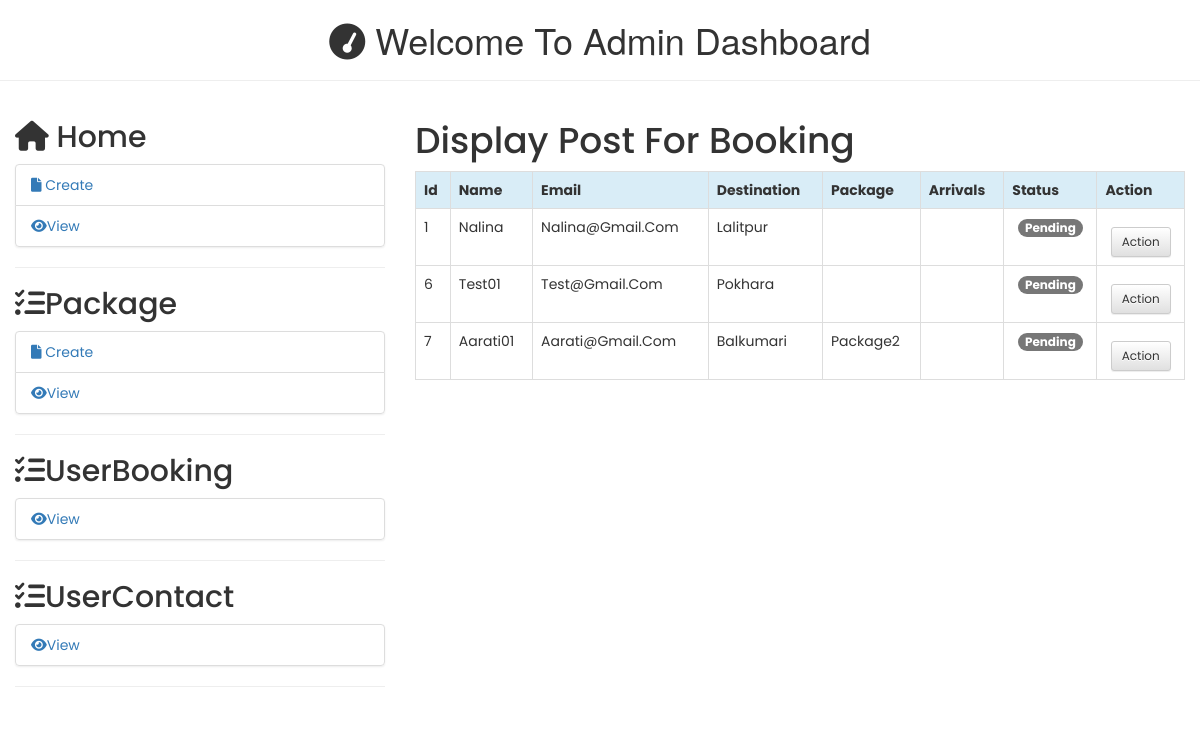
Screenshot of /admin/index.php?display_booking (signed in) with the database file from the repository.
### tables this page shows
CREATE TABLE `book_form` (
  `id` int(255) NOT NULL,
  `name` varchar(255) NOT NULL,
  `email` varchar(255) NOT NULL,
  `destination` varchar(255) NOT NULL,
  `package` varchar(255) NOT NULL,
  `arrivals` date NOT NULL,
  `status` tinyint(4) NOT NULL DEFAULT 0 COMMENT '0=pending,1=confirm, 2=cancelled\r\n'
);

### admin/display_booking.php (the view, shortened to what this page needs)
<h1>Display Post For booking</h1>
<table class="table table-bordered table-stripped">
	<tr class="bg-info">
		<th>id</th>
		<th>name</th>
		<th>email</th>
		<th>destination</th>
        <th>package</th>
		<th>arrivals</th>
        <th>status</th>
		<th>action</th>
	</tr>
	<?php
	 include("../connect.php");
	 $sql="select *from book_form";
	 $qry=mysqli_query($con,$sql) or die(mysqli_error());
	 while($row=mysqli_fetch_array($qry))
	 {
            $id=$row['id'];
            $name=$row['name'];
            $email=$row['email'];
            $destination=$row['destination'];
            $package=$row['package'];
            $arrivals=$row['date'];
    ?>
    	<tr>
        <td><?php echo $id;?></td>
    <td><?php echo $name;?></td>
    <td><?php echo $email;?></td>
    <td><?php echo $destination;?></td>
    <td><?php echo $package;?></td>
    <td><?php echo $arrivals;?></td>
    <td class="text-center">
                            <?php if($row['status'] == 0): ?>
                                <span class="badge badge-warning">Pending</span>
                            <?php elseif($row['status'] == 1): ?>
                                <span class="badge badge-primary">Confirmed</span>
                            <?php elseif($row['status'] == 2): ?>
                                <span class="badge badge-danger">Cancelled</span>
                            <?php endif; ?>
                        </td>
                        <td align="center">
                                <button type="button" class="btn btn-flat btn-default btn-sm dropdown-toggle dropdown-icon" data-toggle="dropdown">
                                    Action
                                </button>
                        </td>
    <?php
    }
	?>
	</tr>
</table>

### css/style.css (style rules this page uses)
:root { --main-color:#8e44ad; --black:#222; --white:#fff; --light-black:#777; --light-white:#fff9; --dark-bg:rgba(0,0,0,.7); --light-bg:#eee; --border:.1rem solid var(--black); --box-shadow:0 .5rem 1rem rgba(0,0,0,.1); --text-shadow:0 1.5rem 3rem rgba(0,0,0,.3); }
* { font-family: 'Poppins', sans-serif; margin:0; padding:0; box-sizing: border-box; outline: none; border:none; text-decoration: none; text-transform: capitalize; }
html { font-size: 62.5%; overflow-x: hidden; }
.btn { display: inline-block; background: var(--black); margin-top: 1rem; color:var(--white); font-size: 1.7rem; padding:1rem 3rem; cursor: pointer; }

### rows the page displays
book_form: id "1", name "Nalina", email "Nalina@gmail.com", destination "Lalitpur", status "Pending"
book_form: id "6", name "Test01", email "Test@gmail.com", destination "Pokhara", status "Pending"
book_form: id "7", name "Aarati01", email "Aarati@gmail.com", destination "Balkumari", package "Package2", status "Pending"
